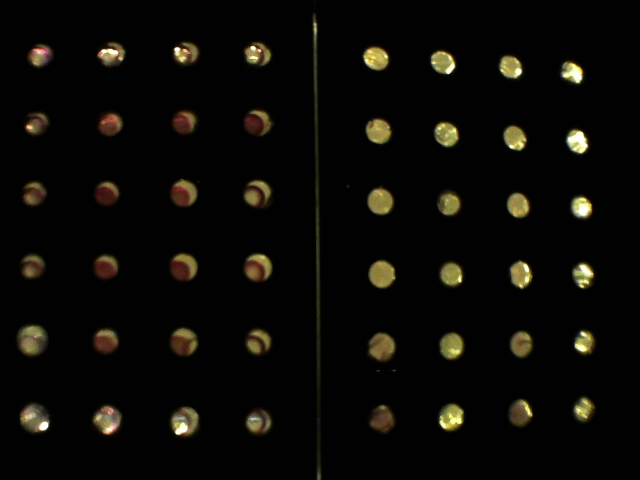
#> input picture camera Mon Sep 17 00:10:31 2018.jpg, 1280 x 960 px, given in place of the camera (shown at 1/2 size)
$ python vibrio_detecting.py
#> lines starting #> are read from the running program, lines starting #| are printed output that depends on the picture; after the words box and inside, x2 and y2 are one past the last pixel; in counts of white or black regions, pixels touching at a corner belong together; long printed decimals are rounded
import cv2  #poencv
import numpy as np  #img
import os
import matplotlib.pyplot as plt     #show the image
import time

def photo():    #透過相機讀取影像並存入 "os.path.join(img_saving_base,filename)" 路徑中
    img_saving_base = r"C:\Users\張傳佳\Desktop\課外專業\iGEM國際基因工程競賽\DryLab\MV-kit\影像辨識"     #the address of the saved image
    camera = cv2.VideoCapture(1)    #open the webcam
    camera.set(cv2.CAP_PROP_FRAME_WIDTH, 1280)
    camera.set(cv2.CAP_PROP_FRAME_HEIGHT, 960)
    ret, frame = camera.read()      #read the captured the image
#> frame is the input picture: shape (960, 1280, 3); mean B, G, R 6, 9.7, 11
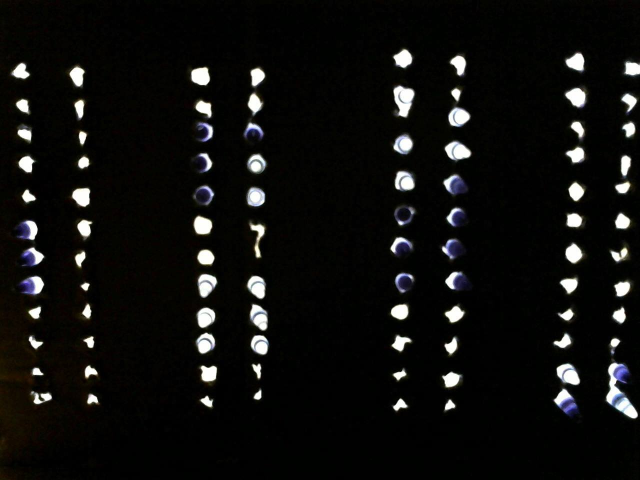
#> input picture real_1.jpg, 1280 x 960 px (shown at 1/2 size)
#> further down, img is the input picture: shape (960, 1280, 3); mean B, G, R 14.5, 15.9, 16
    filename = "camera.jpg"    #the name of the saved image
    cv2.imwrite(filename, frame)      #save the captured image
    camera.release()    #close the webcam

    plt.imshow(frame)
    plt.show()

def distance(img):

    # img size
    h, w, ch = img.shape    #the dimension of the input image
#> h = 960; w = 1280; ch = 3

    # hsv img
    img_hsv = cv2.cvtColor(img, cv2.COLOR_BGR2HSV)  #convert the BGR image to the HSV inage
#> img_hsv: shape (960, 1280, 3); mean H, S, V 24.1, 119.1, 17

    # detect led's color
    lower_led = np.array([0,70,30])    #the lowest boundary of the needed color
    upper_led = np.array([20,210,110])  #the highest boundary of the needed color
    mask = cv2.inRange(img_hsv, lower_led, upper_led)   #the filtered value of the image
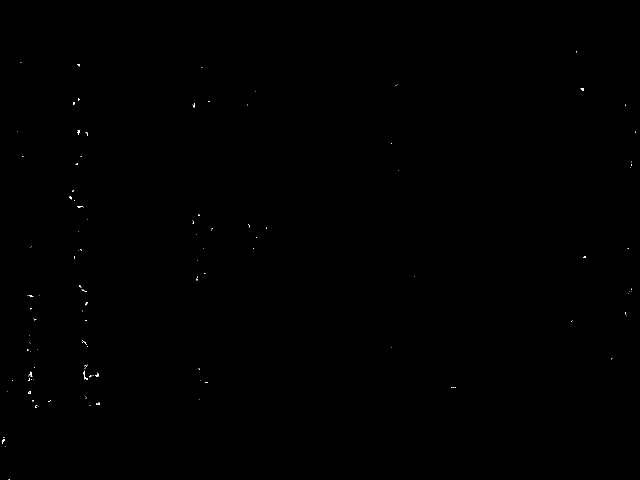
#> mask: shape (960, 1280) (shown at 1/2 size); 0.06% white in thin lines or dots, all inside (x1, y1, x2, y2) = (4, 103, 1272, 960)
    img_result1 = cv2.bitwise_and(img_hsv, img_hsv, mask=mask)   #filter the image to remain the needed part of color
#> img_result1: shape (960, 1280, 3); mean H, S, V 0, 0.1, 0
    lower_led = np.array([150,70,30])    #the lowest boundary of the needed color
    upper_led = np.array([180,210,110])  #the highest boundary of the needed color
    mask = cv2.inRange(img_hsv, lower_led, upper_led)   #the filtered value of the image
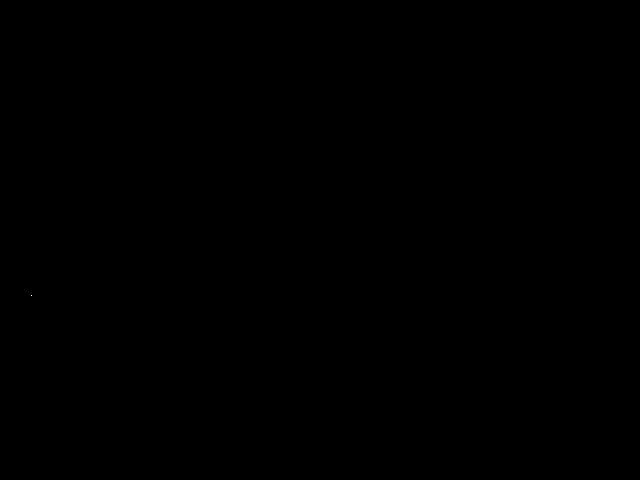
#> mask: shape (960, 1280) (shown at 1/2 size); 0% white in thin lines or dots, all inside (x1, y1, x2, y2) = (62, 590, 64, 591)
    img_result2 = cv2.bitwise_and(img_hsv, img_hsv, mask=mask)   #filter the image to remain the needed part of color
#> img_result2: shape (960, 1280, 3); mean H, S, V 0, 0, 0
    img_result = cv2.bitwise_or(img_result1, img_result2)
#> img_result: shape (960, 1280, 3); mean H, S, V 0, 0.1, 0

    # erosion and dilation
    kernel = cv2.getStructuringElement(cv2.MORPH_ELLIPSE,(4,7))

    plt.imshow(kernel)
    plt.show()
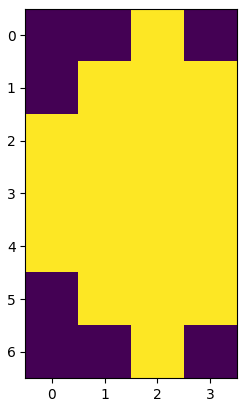
#> figure drawn by matplotlib, 1 panel

    img_dilate = cv2.dilate(img_result, kernel, iterations = 1)   #dilate the filetered part (unknown)
#> img_dilate: shape (960, 1280, 3); mean H, S, V 0.1, 0.5, 0.2

    plt.imshow(img_dilate)
    plt.show();

    # change to binary (0 or 255)
    th, img_binary = cv2.threshold(img_dilate[:,:,0], 1, 255, cv2.THRESH_BINARY)
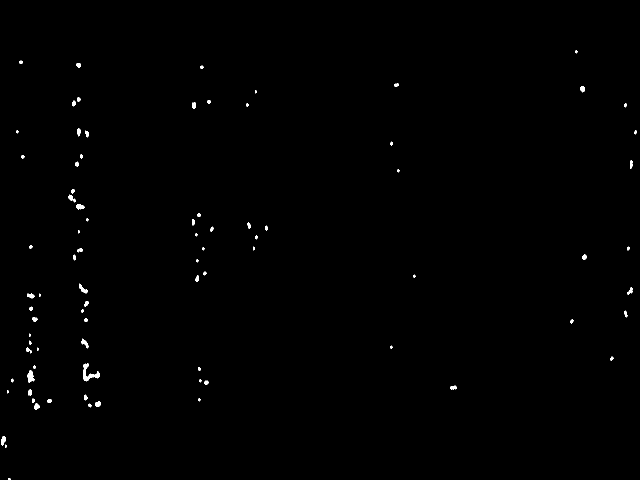
#> img_binary: shape (960, 1280) (shown at 1/2 size); 0.38% white; 86 white regions, largest, box (x1, y1, x2, y2) and area: (166, 726, 199, 763) 425, (55, 740, 69, 765) 221, (158, 567, 176, 587) 143

    # hough circle
    circles = cv2.HoughCircles(img_binary, cv2.HOUGH_GRADIENT, 3, 10, param1=40,param2=25,minRadius=5,maxRadius=10)
#> circles = [[172.5, 745.5, 8.3], [190.5, 748.5, 8.3], [61.5, 751.5, 8.3], [160.5, 262.5, 8.3], [166.5, 688.5, 8.3]]
    #find the shape of circle in the image and return the parameter of circles including x, y, and radius

    print(circles[0, 0, 0])     #circles[a, b, c]
#| 172.5
    print(circles[0, 0, 1])     #a: (unknown)
#| 745.5
    print(circles[0, 1, 0])     #b: the undex of the circle
#| 190.5
    print(circles[0, 1, 1])     #c: 0 is x, 1 is y, 2 is radius
#| 748.5

    circles = np.uint16(np.around(circles))
#> circles = [[172, 746, 8], [190, 748, 8], [62, 752, 8], [160, 262, 8], [166, 688, 8]]
    for i in circles[0,:]:
        # draw the outer circle
        cv2.circle(img,(i[0],i[1]),i[2],(0,255,0),2)
#> this loop made 5 passes
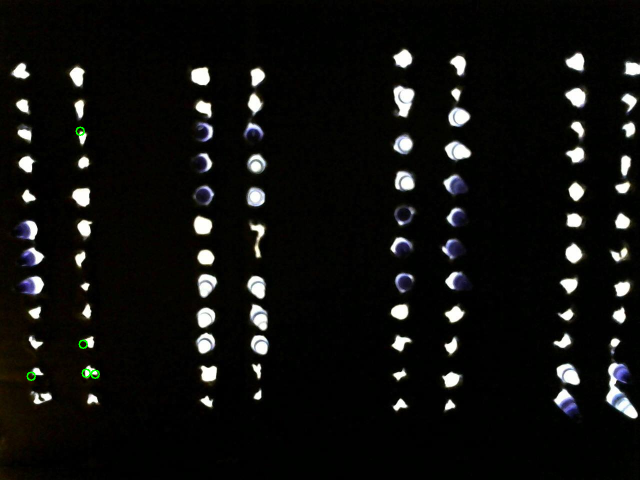
#> img: shape (960, 1280, 3) (shown at 1/2 size); 0.06% of pixels changed, all inside (x1, y1, x2, y2) = (53, 253, 200, 762)

    print(circles[0, 0, 0])
#| 172
    print(circles[0, 0, 1])
#| 746
    print(circles[0, 1, 0])
#| 190
    print(circles[0, 1, 1])
#| 748

    led_distance = np.sqrt(np.square(circles[0,0,0] - circles[0,1,0]) + np.square(circles[0,0,1] - circles[0,1,1]))
#> led_distance = 18.11
    #calculate the distance between two circles
    print(led_distance)
#| 18.111

    plt.imshow(img) #show the image
    plt.show()

    # cv2.imshow('img', img)  #something wrong to close this kind of picture
    # cv2.waitKey(0)
    # cv2.destroyAllWindows()

    filename = "detected_" + str(int(time.time())) +".jpg"  #the name of the processed image
    cv2.imwrite(filename, img)  #save the processed image

startTime = int(time.time())
print(startTime)
while True:
    endTime = int(time.time())
    print(endTime)
    if (endTime - startTime) % 10 == 0:
        photo()
        filename = "real_1.jpg" #"detected_vibrio.jpg" "camera.jpg"
        img = cv2.imread(filename)  #open and read the image
        distance(img)   #process the image

# code's location: Desktop/課外專業/iGEM國際基因工程競賽/DryLab/MV-kit/影像辨識
